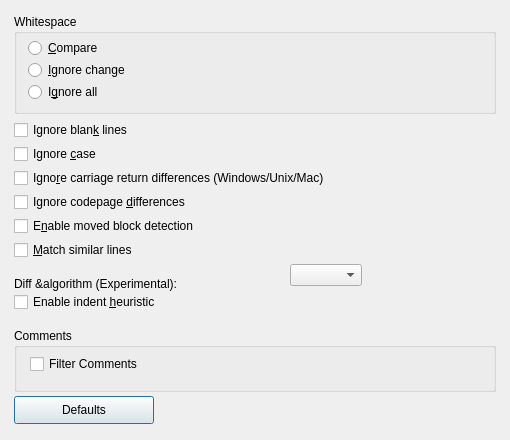
<?xml version="1.0" encoding="UTF-8"?><ui version="4.0"><class>IDD_PROPPAGE_COMPARE</class>
<widget class="QDialog" name="IDD_PROPPAGE_COMPARE">
<property name="geometry">
<rect><x>0</x><y>0</y>
<width>510</width><height>440</height></rect></property>
<property name="windowTitle"><string>Compare</string></property>
<widget class="QGroupBox" name="IDC_STATIC">
<property name="geometry">
<rect><x>14</x><y>14</y><width>482</width><height>100</height></rect></property>
<property name="title"><string>Whitespace</string></property>
<widget class="QRadioButton" name="IDC_WHITESPACE">
<property name="geometry">
<rect><x>14</x><y>24</y><width>412</width><height>20</height></rect></property>
<property name="text"><string>&amp;Compare</string></property>
</widget>
<widget class="QRadioButton" name="IDC_WHITE_CHANGE">
<property name="geometry">
<rect><x>14</x><y>46</y><width>412</width><height>20</height></rect></property>
<property name="text"><string>&amp;Ignore change</string></property>
</widget>
<widget class="QRadioButton" name="IDC_ALL_WHITE">
<property name="geometry">
<rect><x>14</x><y>68</y><width>412</width><height>20</height></rect></property>
<property name="text"><string>I&amp;gnore all</string></property>
</widget>
</widget>
<widget class="QGroupBox" name="IDC_STATIC">
<property name="geometry">
<rect><x>14</x><y>328</y><width>482</width><height>64</height></rect></property>
<property name="title"><string>Comments</string></property>
<widget class="QCheckBox" name="IDC_FILTERCOMMENTS_CHECK">
<property name="geometry">
<rect><x>16</x><y>26</y><width>410</width><height>20</height></rect></property>
<property name="text"><string>Filter Comments</string></property>
</widget>
</widget>
<widget class="QCheckBox" name="IDC_IGNBLANKS_CHECK">
<property name="geometry">
<rect><x>14</x><y>120</y><width>482</width><height>20</height></rect></property>
<property name="text"><string>Ignore blan&amp;k lines</string></property>
</widget>
<widget class="QCheckBox" name="IDC_IGNCASE_CHECK">
<property name="geometry">
<rect><x>14</x><y>144</y><width>482</width><height>20</height></rect></property>
<property name="text"><string>Ignore &amp;case</string></property>
</widget>
<widget class="QCheckBox" name="IDC_EOL_SENSITIVE">
<property name="geometry">
<rect><x>14</x><y>168</y><width>482</width><height>20</height></rect></property>
<property name="text"><string>Igno&amp;re carriage return differences (Windows/Unix/Mac)</string></property>
</widget>
<widget class="QCheckBox" name="IDC_CP_SENSITIVE">
<property name="geometry">
<rect><x>14</x><y>192</y><width>482</width><height>20</height></rect></property>
<property name="text"><string>Ignore codepage &amp;differences</string></property>
</widget>
<widget class="QCheckBox" name="IDC_MOVED_BLOCKS">
<property name="geometry">
<rect><x>14</x><y>216</y><width>482</width><height>20</height></rect></property>
<property name="text"><string>E&amp;nable moved block detection</string></property>
</widget>
<widget class="QCheckBox" name="IDC_MATCH_SIMILAR_LINES">
<property name="geometry">
<rect><x>14</x><y>240</y><width>482</width><height>20</height></rect></property>
<property name="text"><string>&amp;Match similar lines</string></property>
</widget>
<widget class="QLabel" name="IDC_STATIC">
<property name="geometry">
<rect><x>14</x><y>264</y><width>280</width><height>40</height></rect></property>
<property name="text"><string>Diff &amp;algorithm (Experimental):</string></property>
<property name="inputMethodHints"><set>Qt::ImhMultiLine</set></property><property name="wordWrap"><bool>true</bool></property></widget>
<widget class="QComboBox" name="IDC_DIFF_ALGORITHM">
<property name="geometry">
<rect><x>290</x><y>264</y><width>200</width><height>22</height></rect></property>
<property name="sizeAdjustPolicy"><enum>QComboBox::AdjustToContents</enum></property></widget>
<widget class="QCheckBox" name="IDC_INDENT_HEURISTIC">
<property name="geometry">
<rect><x>14</x><y>292</y><width>482</width><height>20</height></rect></property>
<property name="text"><string>Enable indent &amp;heuristic</string></property>
</widget>
<widget class="QPushButton" name="IDC_COMPARE_DEFAULTS">
<property name="geometry">
<rect><x>14</x><y>396</y><width>140</width><height>28</height></rect></property>
<property name="text"><string>Defaults</string></property>
</widget>
</widget><resources/><connections/></ui>
